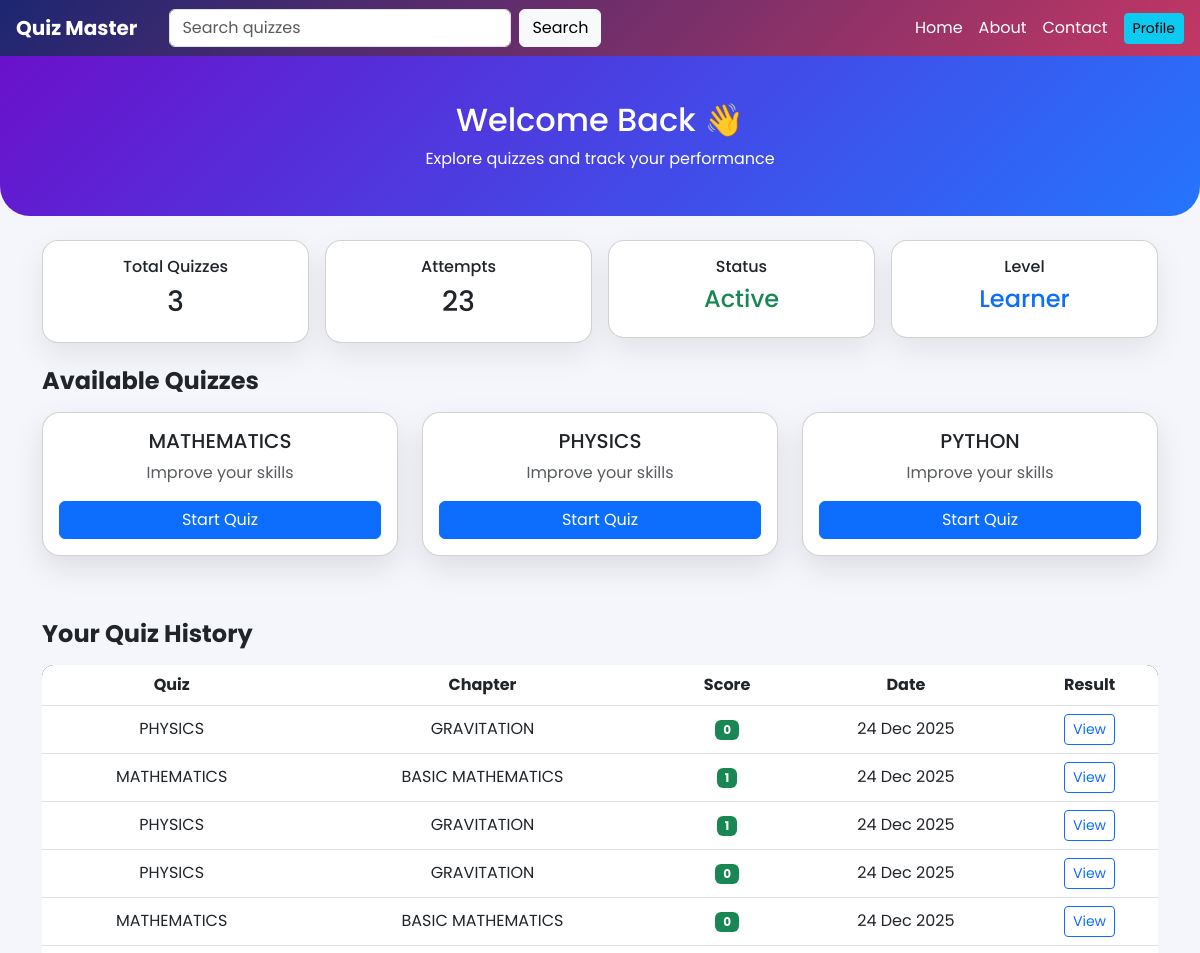
Page /user/dashboard (signed in, upper part) on the earlier database version.
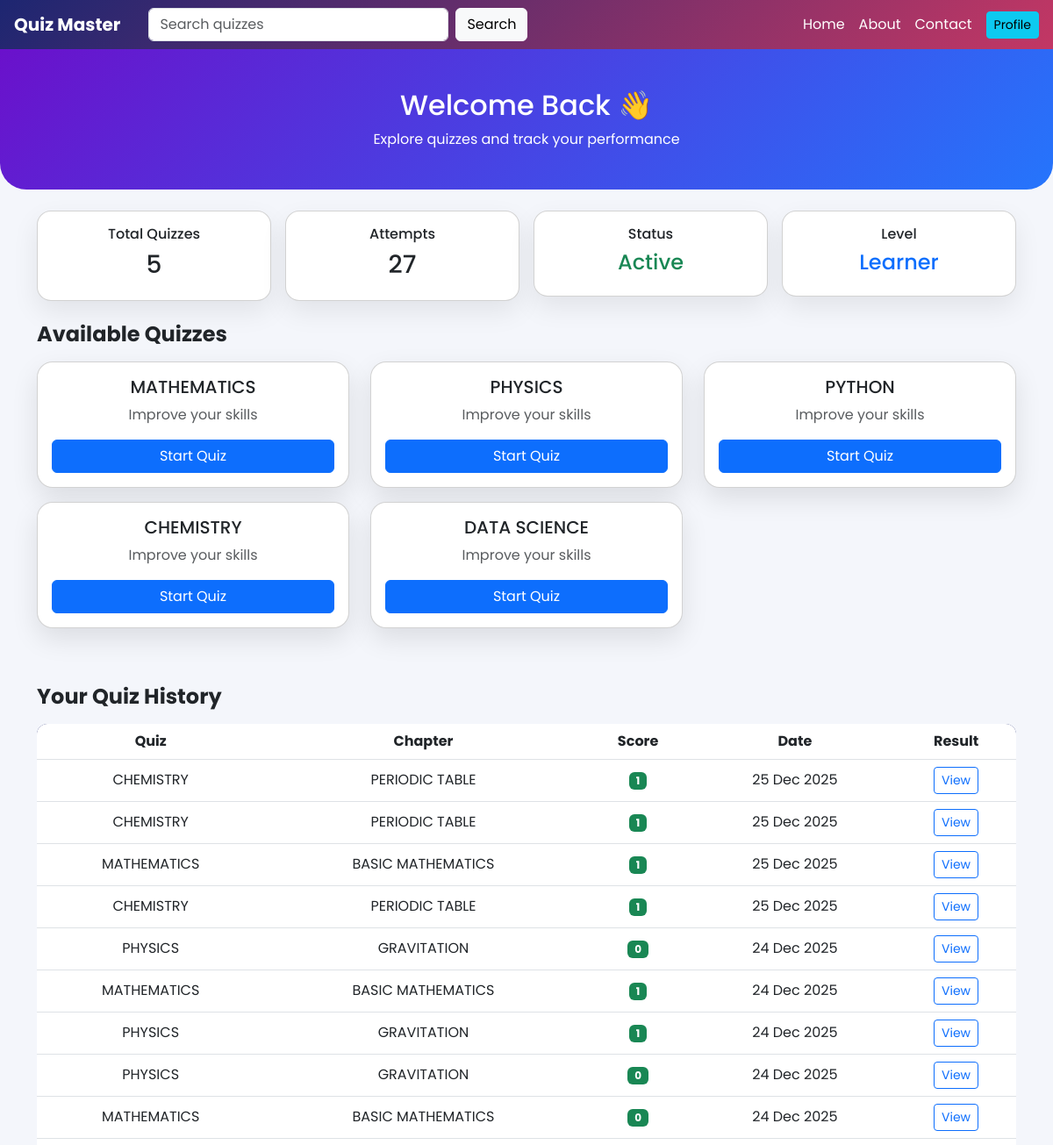
Same page on the later database version.
### app.py (models this page shows)
class Quiz(db.Model):
    id = db.Column(db.Integer , primary_key= True)
    title = db.Column(db.String(100) , nullable = False)
    chapters = db.relationship('Chapter' , backref = 'quiz' , lazy = True)

class QuizAttempt(db.Model):
    id = db.Column(db.Integer, primary_key=True)
    user_id = db.Column(db.Integer, db.ForeignKey('user.id'), nullable=False)
    quiz_id = db.Column(db.Integer, db.ForeignKey('quiz.id'), nullable=False)
    chapter_id = db.Column(db.Integer, db.ForeignKey('chapter.id'), nullable=True)   # NEW
    score = db.Column(db.Integer, nullable=True)
    answers = db.Column(db.Text, nullable=True)  # store JSON like {"<question_id>": <selected_option>}
    timestamp = db.Column(db.DateTime, default=datetime.utcnow)
    user = db.relationship('User', backref='quiz_attempts')
    quiz = db.relationship('Quiz', backref='attempts')
    chapter = db.relationship('Chapter', backref='attempts')

class Chapter(db.Model):
    id = db.Column(db.Integer , primary_key = True)
    title = db.Column(db.String(50) , nullable = False)
    quiz_id = db.Column(db.Integer , db.ForeignKey('quiz.id') , nullable = False)

### app.py (the view)
@app.route('/user/dashboard', methods=['GET', 'POST'])
def user_dashboard():
    if 'user_id' not in session:
        return redirect('/user/login')
    search_query = request.args.get('search', '').strip().lower()
    chapters = Chapter.query.all()
    if search_query:
        quizzes = Quiz.query.filter(
            Quiz.title.ilike(f'%{ search_query }%')
        ).all()
    else:
        quizzes = Quiz.query.all()
    attempts = QuizAttempt.query.filter_by(user_id=session['user_id']).order_by(QuizAttempt.timestamp.desc()).all()
    return render_template(
        'user_dashboard.html',
        username=session.get('username'),   # fixed here (you used user_username before)
        quizzes=quizzes,
        chapters=chapters,
        search_query=search_query,
        attempts=attempts
    )

### templates/user_dashboard.html (shortened to what this page needs)
<!DOCTYPE html>
<html lang="en">
<head>
  <link href="https://cdn.jsdelivr.net/npm/bootstrap@5.3.0/dist/css/bootstrap.min.css" rel="stylesheet">
</head>
<body>
<nav class="navbar navbar-expand-lg navbar-dark sticky-top px-3">
  <a class="navbar-brand" href="/">Quiz Master</a>
  <div class="collapse navbar-collapse" id="navMenu">
    <form class="d-flex mx-lg-3 my-2 my-lg-0" method="get" action="">
      <input class="form-control me-2" type="search" name="search"
             value="{{ search_query }}"
             placeholder="Search quizzes">
      <button class="btn btn-light">Search</button>
    </form>
    <ul class="navbar-nav ms-auto align-items-lg-center">
      <li class="nav-item">
        <a class="nav-link text-white" href="/">Home</a>
      </li>
      <li class="nav-item">
        <a class="nav-link text-white" href="/about">About</a>
      </li>
      <li class="nav-item">
        <a class="nav-link text-white" href="/contact">Contact</a>
      </li>
      <li class="nav-item ms-lg-2">
        <a href="/user/profile" class="btn btn-info btn-sm">Profile</a>
      </li>
    </ul>
  </div>
</nav>
<div class="hero text-center">
  <h2>Welcome Back 👋</h2>
  <p class="mb-0">Explore quizzes and track your performance</p>
</div>
<div class="container my-4">
  <div class="row g-3 mb-4 text-center">
    <div class="col-6 col-md-3">
      <div class="card stat-card p-3">
        <h6>Total Quizzes</h6>
        <h3>{{ quizzes|length }}</h3>
      </div>
    </div>
    <div class="col-6 col-md-3">
      <div class="card stat-card p-3">
        <h6>Attempts</h6>
        <h3>{{ attempts|length }}</h3>
      </div>
    </div>
    <div class="col-6 col-md-3">
      <div class="card stat-card p-3">
        <h6>Status</h6>
        <h4 class="text-success">Active</h4>
      </div>
    </div>
    <div class="col-6 col-md-3">
      <div class="card stat-card p-3">
        <h6>Level</h6>
        <h4 class="text-primary">Learner</h4>
      </div>
    </div>
  </div>
  <h4 class="fw-bold mb-3">Available Quizzes</h4>
  <div class="row">
    {% for quiz in quizzes %}
    <div class="col-md-4 mb-3">
      <div class="card quiz-card p-3 text-center h-100">
        <h5>{{ quiz.title }}</h5>
        <p class="text-muted">Improve your skills</p>
        <a href="/chapter/wise/quiz/{{ quiz.id }}" class="btn btn-primary w-100">
          Start Quiz
        </a>
      </div>
    </div>
    {% else %}
    <p class="text-center text-muted"><h3 style="color:crimson;">SORRY , No quizzes found !! 😔</h3></p>
    {% endfor %}
  </div>
  <h4 class="fw-bold mt-5 mb-3">Your Quiz History</h4>
  {% if attempts %}
  <div class="table-responsive">
    <table class="table table-hover text-center align-middle">
      <thead>
        <tr>
          <th>Quiz</th>
          <th>Chapter</th>
          <th>Score</th>
          <th>Date</th>
          <th>Result</th>
        </tr>
      </thead>
      <tbody>
        {% for attempt in attempts %}
        <tr>
          <td>{{ attempt.quiz.title }}</td>
          <td>{{ attempt.chapter.title if attempt.chapter else 'N/A' }}</td>
          <td><span class="badge bg-success">{{ attempt.score }}</span></td>
          <td>{{ attempt.timestamp.strftime("%d %b %Y") }}</td>
          <td>
            <a href="{{ url_for('answer_key', attempt_id=attempt.id) }}"
               class="btn btn-outline-primary btn-sm">
              View
            </a>
          </td>
        </tr>
        {% endfor %}
      </tbody>
    </table>
  </div>
  {% else %}
    <p class="text-center text-muted">No attempts yet !!</p>
  {% endif %}
</div>
</body>
</html>

Differences in the rows shown:
added Quiz: title "CHEMISTRY"
added Quiz: title "DATA SCIENCE"
added QuizAttempt: quiz "CHEMISTRY", chapter "PERIODIC TABLE", score "1", timestamp "25 Dec 2025"
added QuizAttempt: quiz "CHEMISTRY", chapter "PERIODIC TABLE", score "1", timestamp "25 Dec 2025"
added QuizAttempt: quiz "MATHEMATICS", chapter "BASIC MATHEMATICS", score "1", timestamp "25 Dec 2025"
added QuizAttempt: quiz "CHEMISTRY", chapter "PERIODIC TABLE", score "1", timestamp "25 Dec 2025"
Other differences:
{{ quizzes|length }}: "3" → "5"
{{ attempts|length }}: "23" → "27"
